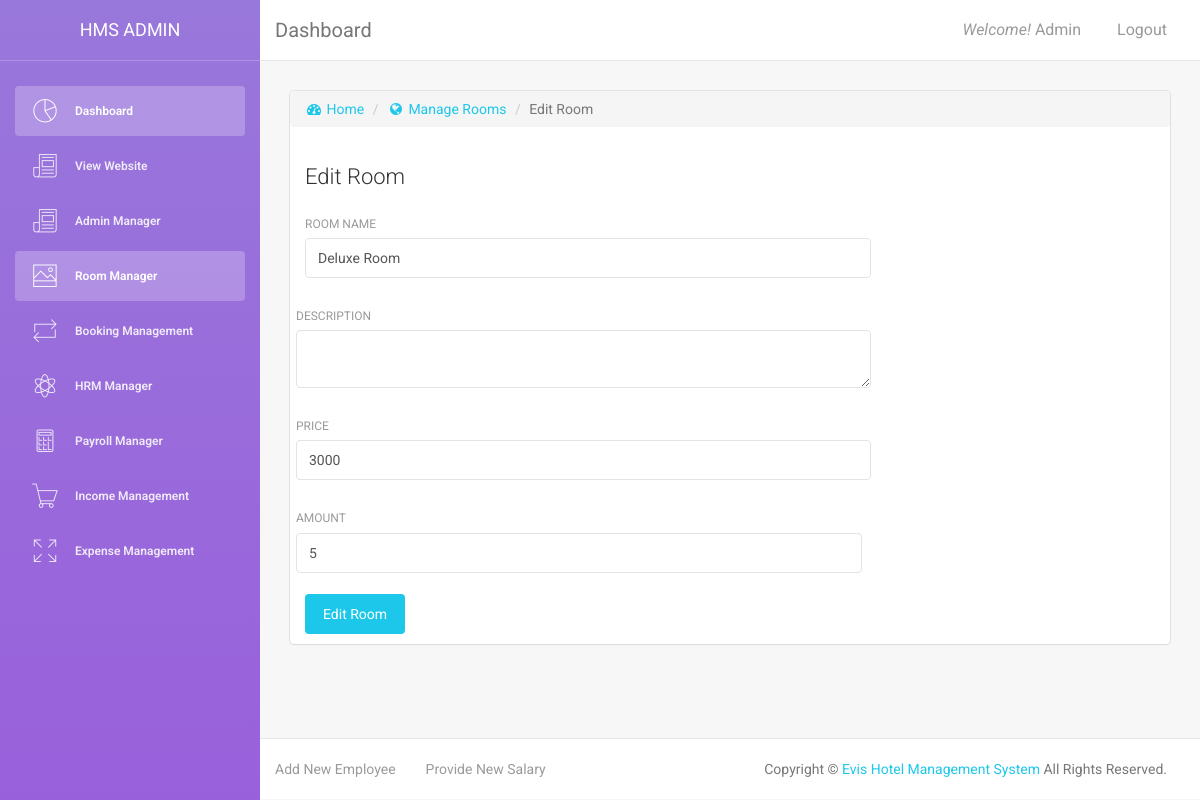
Screenshot of /admin/edit_room.php?id=2 (signed in) with the database file from the repository.
### tables this page shows
CREATE TABLE `tbl_room` (
  `room_id` int(1) NOT NULL,
  `room_name` varchar(20) NOT NULL,
  `room_image` varchar(200) NOT NULL,
  `room_description` text NOT NULL,
  `room_price` float NOT NULL,
  `room_amount` int(5) NOT NULL
);

### admin/edit_room.php (the view, shortened to what this page needs)
<?php
    require '../function/db_connect.php';
    $room_id = filter_input(INPUT_GET, 'id');
    $sql = "SELECT * FROM tbl_room WHERE room_id='$room_id'";
    $result=mysqli_query($conn, $sql);
    $row = mysqli_fetch_assoc($result);
?>
<!DOCTYPE html>
<html lang="en">
    <head>
        <link href="assets/css/bootstrap.min.css" rel="stylesheet" />
        <link href="assets/css/light-bootstrap-dashboard.css" rel="stylesheet"/>
        <link href="http://maxcdn.bootstrapcdn.com/font-awesome/4.2.0/css/font-awesome.min.css" rel="stylesheet">
        <link href="assets/css/pe-icon-7-stroke.css" rel="stylesheet" />
    </head>
    <body>
        <div class="wrapper">
            <div class="sidebar" data-color="purple" data-image="assets/img/sidebar-5.jpg">
                <div class="sidebar-wrapper">
                    <div class="logo">
                        <a href="dashboard.php" class="simple-text">
                            HMS Admin
                        </a>
                    </div>
                    <ul class="nav">
                        <li class="active">
                            <a href="dashboard.php">
                                <i class="pe-7s-graph"></i>
                                <p>Dashboard</p>
                            </a>
                        </li>
                        <li>
                            <a href="../index.php" target="_blank">
                                <i class="pe-7s-news-paper"></i>
                                <p>View Website</p>
                            </a>
                        </li>
                        <li>
                            <a href="admin_manager.php">
                                <i class="pe-7s-news-paper"></i>
                                <p>Admin Manager</p>
                            </a>
                        </li>
                        <li class="active">
                            <a href="room_manager.php">
                                <i class="pe-7s-photo"></i>
                                <p>Room Manager</p>
                            </a>
                        </li>
                        <li>
                            <a href="booking_manager.php">
                                <i class="pe-7s-repeat"></i>
                                <p>Booking Management</p>
                            </a>
                        </li>
                        <li>
                            <a href="hrm_manager.php">
                                <i class="pe-7s-science"></i>
                                <p>HRM Manager</p>
                            </a>
                        </li>
                        <li>
                            <a href="payroll_manager.php">
                                <i class="pe-7s-calculator"></i>
                                <p>Payroll Manager</p>
                            </a>
                        </li>
                        <li>
                            <a href="income_manager.php">
                                <i class="pe-7s-cart"></i>
                                <p>Income Management</p>
                            </a>
                        </li>
                        <li>
                            <a href="expense_manager.php">
                                <i class="pe-7s-expand1"></i>
                                <p>Expense Management</p>
                            </a>
                        </li>
                    </ul>
                </div>
            </div>
            <div class="main-panel">
                <nav class="navbar navbar-default navbar-fixed">
                    <div class="container-fluid">
                        <div class="navbar-header">
                            <a class="navbar-brand" href="#">Dashboard</a>
                        </div>
                        <div class="collapse navbar-collapse">
                            <ul class="nav navbar-nav navbar-right">
                                <li>
                                    <a href="dashboard.php">
                                        <i>Welcome! </i> <?php echo $_SESSION["admin_name"] ?>
                                    </a>
                                </li>
                                <li>
                                    <a href="../function/logout.php">
                                        Logout
                                    </a>
                                </li>
                            </ul>
                        </div>
                    </div>
                </nav>
                <div class="content">
                    <div class="container-fluid">
                        <div class="row">
                            <div class="col-md-12">
                                <div class="card">
                                    <ol class="breadcrumb">
                                        <li><a href="dashboard.php"><i class="fa fa-dashboard"></i> Home</a></li>
                                        <li><a href="room_manager.php"><i class="fa fa-globe"></i> Manage Rooms</a></li>
                                        <li class="active">Edit Room</li>
                                    </ol>
                                    <div class="header">
                                        <h4 class="title">Edit Room</h4>
                                    </div>
                                    <div class="content">
                                        <form action="" method="POST" name="edit_room">
                                            <div class="row">
                                                <div class="col-md-8">
                                                    <div class="form-group">
                                                        <label>Room Name</label>
                                                        <input type="text" name="room_name" value="<?php echo $row['room_name']?>" class="form-control">
                                                    </div>
                                                </div>
                                                <div class="col-md-8">
                                                    <div class="form-group">
                                                        <label>Description</label>
                                                        <textarea name="room_description" class="form-control"><?php echo $row['room_description']?></textarea>
                                                    </div>
                                                </div>
                                                <div class="col-md-8">
                                                    <div class="form-group">
                                                        <label>Price</label>
                                                        <input type="number" name="room_price" value="<?php echo $row['room_price']?>" class="form-control">
                                                    </div>
                                                </div>
                                                <div class="col-md-8">
                                                    <div class="form-group">
                                                        <label>Amount</label>
                                                        <input type="number" name="room_amount" value="<?php echo $row['room_amount']?>" class="form-control">
                                                    </div>
                                                </div>
                                            </div>
                                            <button type="submit" class="btn btn-info btn-fill">Edit Room</button>
                                        </form>
                                    </div>
                                </div>
                            </div>
                        </div>
                    </div>
                </div>
                <footer class="footer">
                    <div class="container-fluid">
                        <nav class="pull-left">
                            <ul>
                                <li>
                                    <a href="add_employee.php">
                                        Add New Employee
                                    </a>
                                </li>
                                <li>
                                    <a href="add_salary.php">
                                        Provide New Salary
                                    </a>
                                </li>
                            </ul>
                        </nav>
                        <p class="copyright pull-right">
                            Copyright &copy; <a href="">Evis Hotel Management System</a> All Rights Reserved.
                        </p>
                    </div>
                </footer>
            </div>
        </div>
    </body>
</html>

### rows the page displays
tbl_room: room_name "Deluxe Room", room_price "3000", room_amount "5"

### other values shown
$_SESSION["admin_name"] "Admin"
